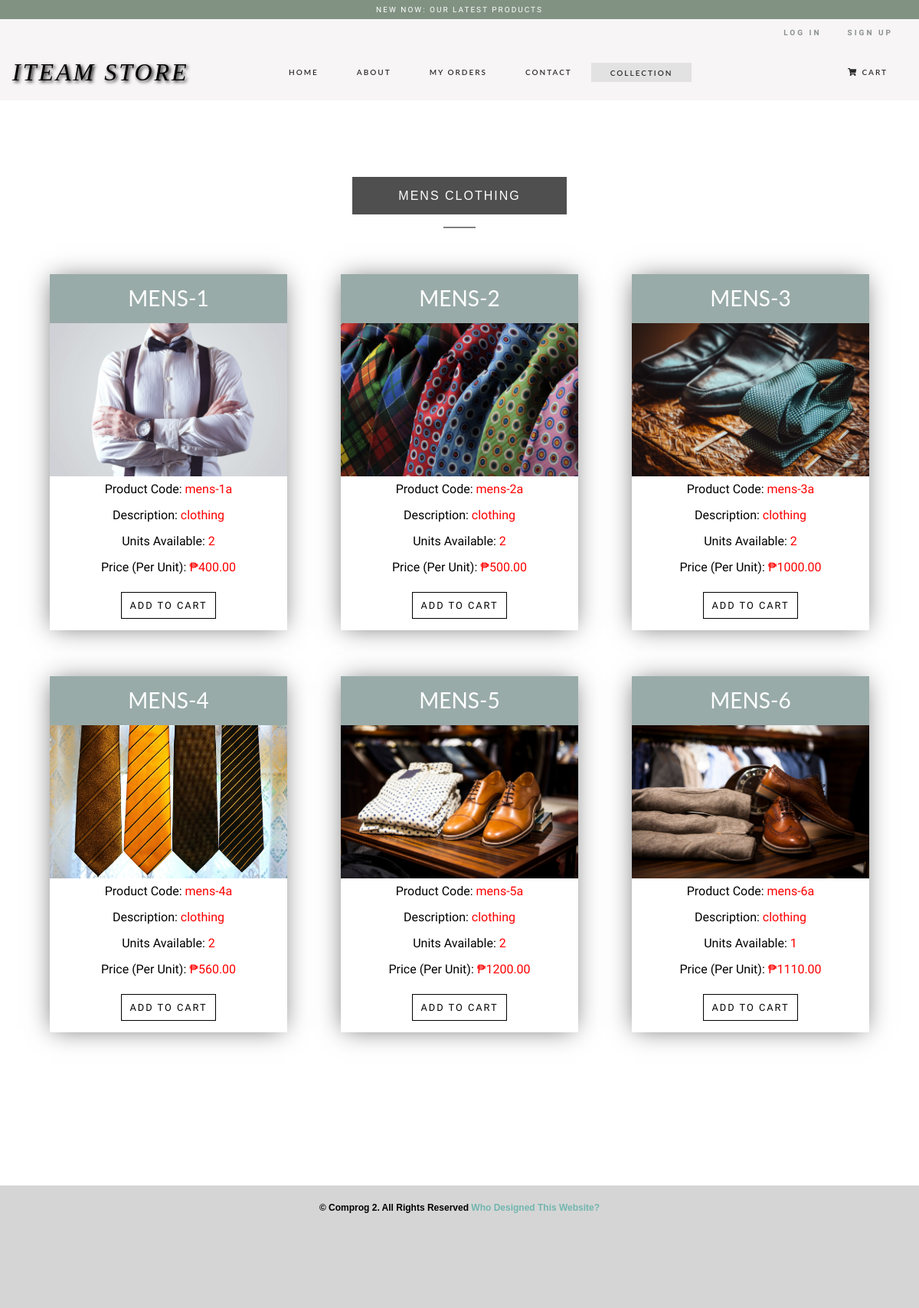
The app's page /mens.php with its own data.
### tables this page shows
CREATE TABLE `mens` (
  `id` int(11) NOT NULL,
  `product_code` varchar(60) NOT NULL,
  `product_name` varchar(60) NOT NULL,
  `product_desc` tinytext NOT NULL,
  `product_img_name` varchar(255) NOT NULL,
  `qty` int(255) NOT NULL,
  `price` decimal(10,2) NOT NULL
);

### config.php (called while the page is built, shortened)
<?php
$currency = '₱';
?>

### mens.php (the view, shortened to what this page needs)
<?php
include 'config.php';
?>
<!DOCTYPE html>
<html ng-app="myApp">
<head>
</head>
  <body>
    <header>
      <?php include('assets/header-primary.php') ?>
    </header>
    <nav class="navbar navbar-expand-lg navbar-dark bg-black">
      <a class="navbar-brand mxauto" href="main.php">ITEAM STORE</a>
      <div class="collapse navbar-collapse" id="navbarNav">
        <ul class="navbar-nav mx-auto">
          <li class="nav-item">
            <a class="nav-link" href="main.php">Home <span class="sr-only">(current)</span></a>
          </li>
          <li class="nav-item">
            <a class="nav-link" href="about.php">About</a>
          </li>
          <li class="nav-item">
            <a class="nav-link" href="orders.php">My Orders</a>
          </li>
          <li class="nav-item">
            <a class="nav-link" href="contact.php">Contact</a>
          </li>
          <li class="dropdown">
              <a class="dropbtn" href="featured.php">Collection</a>
          </li>
        </ul>
        <ul class="navbar-nav ml-auto">
          <li class="nav-item">
            <a class="nav-link image-show cart" data-modal="modalCart"><i class="fas fa-shopping-cart" data-modal="modalCart"></i>Cart</a>
          </li>
        </ul>
      </div>
    </nav>
    <div class="featured-items-collection products">
      <div class="container">
        <div class="text-heading col-auto text-center">
          <div class="text-holder">
            <h2>Mens Clothing</h2>
                <hr />
          </div>
        </div>
        <div class="row d-flex justify-content-around">
        <?php
          $mens = $mysqli->query('SELECT * FROM mens');
          if($mens){
            while($obj = $mens->fetch_object()) {
              echo '<div class="image-content-products">';
              echo '<h3>'.$obj->product_name.'</h3>';
              echo '<img src="img/mens/'.$obj->product_img_name.'"/>';
              echo '<p>Product Code: <span>'.$obj->product_code.'</span></p>';
              echo '<p>Description: <span>'.$obj->product_desc.'</span></p>';
              echo '<p>Units Available: <span>'.$obj->qty.'</span></p>';
              echo '<p>Price (Per Unit): <span>'.$currency.$obj->price.'</span></p>';
              if($obj->qty > 0){
                echo '<p><a href="update-cart.php?action=add&id='.$obj->id.'"><input class="add" type="submit" value="Add To Cart"/></a></p>';
              }
              else {
                echo 'Out Of Stock!';
              }
              echo '</div>';
            }
          }
          echo '</div>';
          echo '</div>';
          echo '</div>';
          ?>
  </body>
</html>

### assets/header-primary.php (shortened to what this page needs)
<div class="header-primary">
  <div class="container-fluid">
    <div class="col-md-12 login-head d-flex text-right">
      <div class="mr-auto p-2"></div>
        <?php
          if(isset($_SESSION['username'])){
            echo '<div class="p-2"><a href="account.php" class="header-login"><i class="fas fa-user" style="margin-right: 10px;"></i>Account</a></div>';
            echo '<div class="p-2"><a href="logout.php" class="header-login">Log Out</a></div>';
          }
          else{
            echo '<div class="mr-4 p-1"><a href="login.php" class="header-login">Log In</a></div>';
            echo '<div class="p-1"><a href="register.php" class="header-login">Sign up</a></div>';
          }
          ?>
        </div>
      </div>
    </div>

### records on screen
mens: product_name "MENS-1", product_img_name (picture), product_code "mens-1a", product_desc "clothing", qty "2", price "400.00"
mens: product_name "MENS-2", product_img_name (picture), product_code "mens-2a", product_desc "clothing", qty "2", price "500.00"
mens: product_name "MENS-3", product_img_name (picture), product_code "mens-3a", product_desc "clothing", qty "2", price "1000.00"
mens: product_name "MENS-4", product_img_name (picture), product_code "mens-4a", product_desc "clothing", qty "2", price "560.00"
mens: product_name "MENS-5", product_img_name (picture), product_code "mens-5a", product_desc "clothing", qty "2", price "1200.00"
mens: product_name "MENS-6", product_img_name (picture), product_code "mens-6a", product_desc "clothing", qty "1", price "1110.00"
